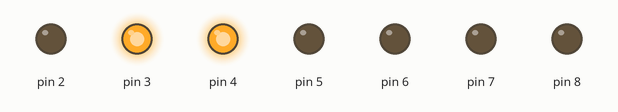
Simulated run of this sketch. Board: Arduino Uno, built with avr-gcc and run on an emulated ATmega328P. Shown: output pins drawn as LEDs (lit = HIGH).

Above: at 0.5 s.
At 1.5 s:
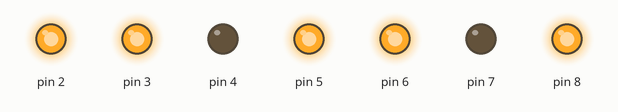
At 3.5 s:
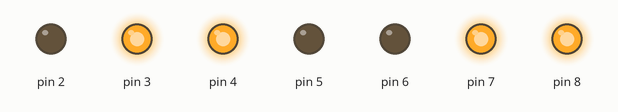
At 6.5 s:
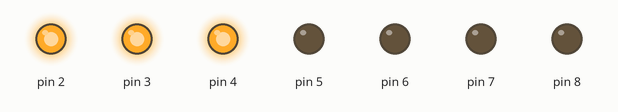
At 9.5 s:
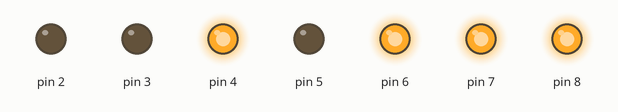
At 12.5 s:
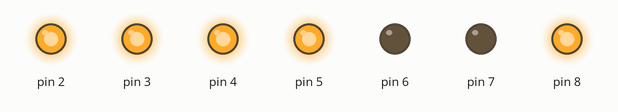
Timing chart, 0 to 13.0 s (numbered marks = the images above):
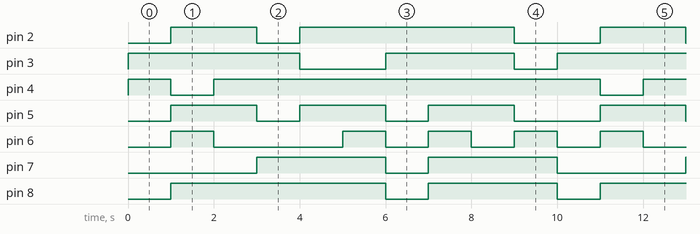

The sketch:

sketch_apr25a.ino
```cpp
void setup() {
  pinMode(2, OUTPUT);
  pinMode(3, OUTPUT);
  pinMode(4, OUTPUT);
  pinMode(5, OUTPUT);
  pinMode(6, OUTPUT);
  pinMode(7, OUTPUT);
  pinMode(8, OUTPUT);

}

void loop() {
  jeden();
  dwa();
  trzy();
  cztery();
  piec();
  szesc();
  siedem();
  osiem();
  dziewiec();
  dziesiec();
}

void jeden(){
  digitalWrite(3, HIGH);
  digitalWrite(4, HIGH);
  delay(1000);
  digitalWrite(3, LOW);
  digitalWrite(4, LOW);
}

void dwa(){
  digitalWrite(2, HIGH);
  digitalWrite(3, HIGH);
  digitalWrite(8, HIGH);
  digitalWrite(6, HIGH);
  digitalWrite(5, HIGH);
  delay(1000);
  digitalWrite(2, LOW);
  digitalWrite(3, LOW);
  digitalWrite(8, LOW);
  digitalWrite(6, LOW);
  digitalWrite(5, LOW);
}

void trzy(){
  digitalWrite(2, HIGH);
  digitalWrite(3, HIGH);
  digitalWrite(8, HIGH);
  digitalWrite(4, HIGH);
  digitalWrite(5, HIGH);
  delay(1000);
  digitalWrite(2, LOW);
  digitalWrite(3, LOW);
  digitalWrite(8, LOW);
  digitalWrite(4, LOW);
  digitalWrite(5, LOW);
}

void cztery(){
  digitalWrite(7, HIGH);
  digitalWrite(8, HIGH);
  digitalWrite(3, HIGH);
  digitalWrite(4, HIGH);
  delay(1000);
  digitalWrite(7, LOW);
  digitalWrite(8, LOW);
  digitalWrite(3, LOW);
  digitalWrite(4, LOW);
}

void piec(){
  digitalWrite(2, HIGH);
  digitalWrite(7, HIGH);
  digitalWrite(8, HIGH);
  digitalWrite(4, HIGH);
  digitalWrite(5, HIGH);
  delay(1000);
  digitalWrite(2, LOW);
  digitalWrite(7, LOW);
  digitalWrite(8, LOW);
  digitalWrite(4, LOW);
  digitalWrite(5, LOW);
}

void szesc(){
  digitalWrite(2, HIGH);
  digitalWrite(7, HIGH);
  digitalWrite(8, HIGH);
  digitalWrite(4, HIGH);
  digitalWrite(5, HIGH);
  digitalWrite(6, HIGH);
  delay(1000);
  digitalWrite(2, LOW);
  digitalWrite(7, LOW);
  digitalWrite(8, LOW);
  digitalWrite(4, LOW);
  digitalWrite(5, LOW);
  digitalWrite(6, LOW);
}

void siedem(){
  digitalWrite(2, HIGH);
  digitalWrite(3, HIGH);
  digitalWrite(4, HIGH);
  delay(1000);
  digitalWrite(2, LOW);
  digitalWrite(3, LOW);
  digitalWrite(4, LOW);
}

void osiem(){
  digitalWrite(2, HIGH);
  digitalWrite(3, HIGH);
  digitalWrite(4, HIGH);
  digitalWrite(5, HIGH);
  digitalWrite(6, HIGH);
  digitalWrite(7, HIGH);
  digitalWrite(8, HIGH);
  delay(1000);
  digitalWrite(2, LOW);
  digitalWrite(3, LOW);
  digitalWrite(4, LOW);
  digitalWrite(5, LOW);
  digitalWrite(6, LOW);
  digitalWrite(7, LOW);
  digitalWrite(8, LOW);
}

void dziewiec(){
  digitalWrite(2, HIGH);
  digitalWrite(3, HIGH);
  digitalWrite(4, HIGH);
  digitalWrite(5, HIGH);
  digitalWrite(7, HIGH);
  digitalWrite(8, HIGH);
  delay(1000);
  digitalWrite(2, LOW);
  digitalWrite(3, LOW);
  digitalWrite(4, LOW);
  digitalWrite(5, LOW);
  digitalWrite(7, LOW);
  digitalWrite(8, LOW);
}

void dziesiec(){
  digitalWrite(4, HIGH);
  digitalWrite(6, HIGH);
  digitalWrite(7, HIGH);
  digitalWrite(8, HIGH);
  delay(1000);
  digitalWrite(4, LOW);
  digitalWrite(6, LOW);
  digitalWrite(7, LOW);
  digitalWrite(8, LOW);
}
```

Measured:
- by itself, pin 2: repeats every 10.0 s: LOW 1.0 s, HIGH 5.0 s, LOW 2.0 s, HIGH 2.0 s
- by itself, pin 3: repeats every 10.0 s: LOW 2.0 s, HIGH 3.0 s, LOW 1.0 s, HIGH 4.0 s
- by itself, pin 4: repeats every 10.0 s: LOW 1.0 s, HIGH 9.0 s
- by itself, pin 5: repeats every 10.0 s: 2 × (LOW 1.0 s, HIGH 2.0 s), LOW 2.0 s, HIGH 2.0 s
- by itself, pin 6: repeats every 10.0 s: LOW 3.0 s, 3 × (HIGH 1.0 s, LOW 1.0 s), HIGH 1.0 s
- by itself, pin 7: repeats every 10.0 s: LOW 1.0 s, HIGH 3.0 s, LOW 3.0 s, HIGH 3.0 s
- by itself, pin 8: repeats every 10.0 s: LOW 1.0 s, HIGH 3.0 s, LOW 1.0 s, HIGH 5.0 s
